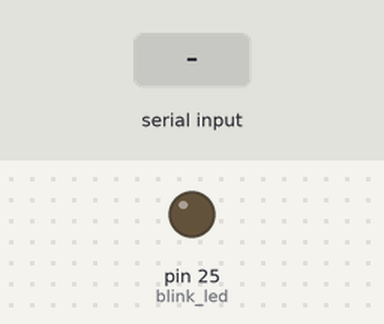
This sketch was run on a simulated Arduino Mega 2560, built with avr-gcc and run on an emulated ATmega2560. On the bench: output pins drawn as LEDs (lit = HIGH). Inputs (shaded band) come from the test bench.

Above: at 0.05 s.
At 1.2 s:
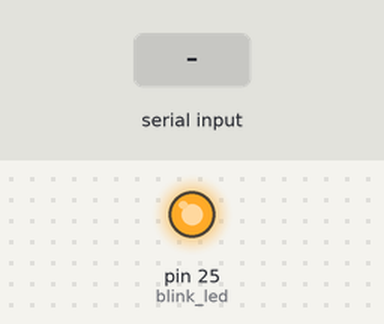
1.3 s: byte 30 received over Serial
At 2.1 s:
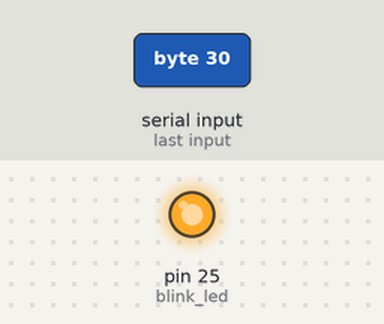
Timing chart, 0 to 4.3 s (numbered marks = the images above; inputs shaded):
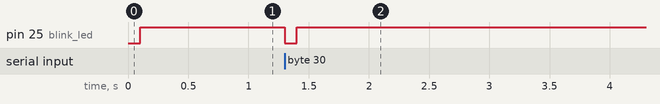

Measured:
- after the input at 1.3 s, pin 25 (blink_led): HIGH → LOW at once, → HIGH 0.10 s later

The sketch:

pico_as_ttl.ino
```cpp
#ifdef ARDUINO_ARCH_MBED_RP2040
// For the Arduino MBedOS Core, we must create Serial2
UART Serial2(8, 9, NC, NC);
#endif

uint32_t last_receive = 0;

void blink_led()
{
  if (millis() - last_receive >= 30)
  {
    digitalWrite(25, !(digitalRead(25)));
    last_receive = millis();
  }
}

void setup() {
  Serial.begin(115200);
  Serial2.begin(115200);
  pinMode(25, OUTPUT);
}

void loop() {
  if (Serial.available())
  {
    uint8_t b = Serial.read();
    Serial2.write(b);
    blink_led();
  }
  if ( Serial2.available())
  {
      uint8_t b = Serial2.read()                                                                                                                                                                                                                                                                                                                                                                                                                                                                                                                                          ;
      Serial.write(b);
      blink_led();
  }
  if (millis() - last_receive > 100)
  {
    digitalWrite(25, HIGH);
  }
}
```
